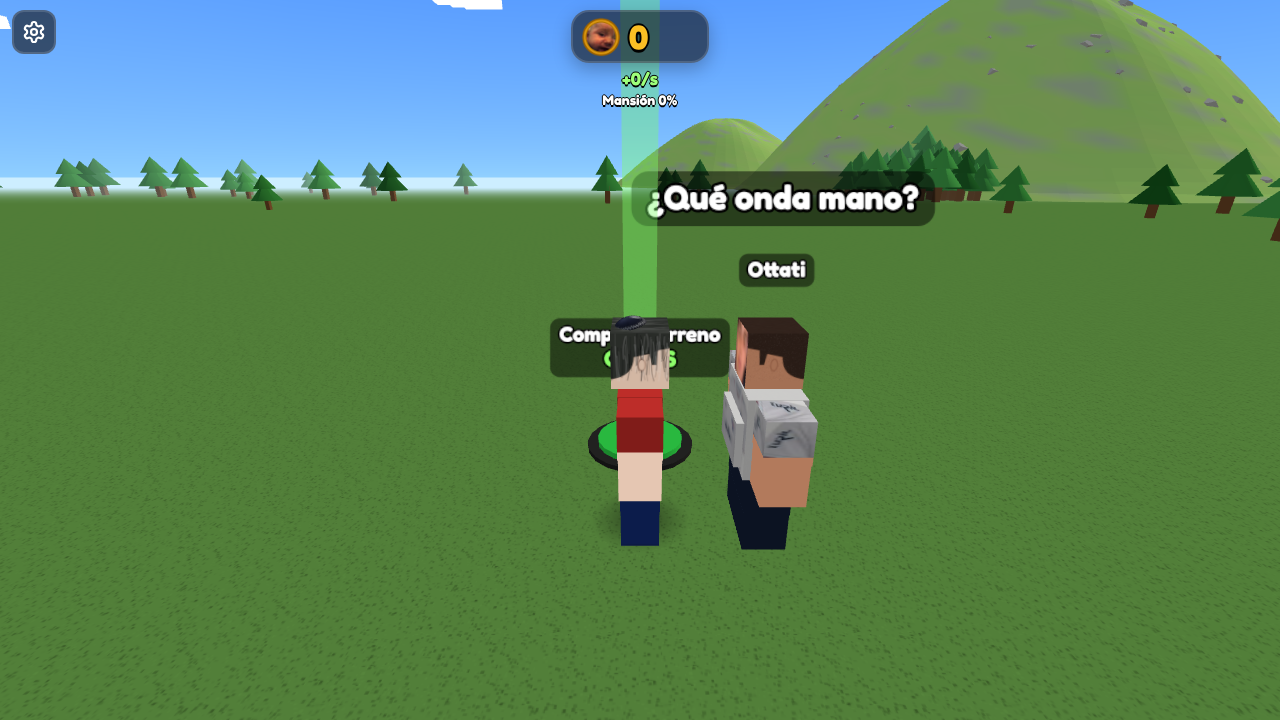
#> input picture ottati_juego.png, 1280 x 720 px
$ python boxer_supreme.py ../ottati_juego.png out.png
#> lines starting #> are read from the running program, lines starting #| are printed output that depends on the picture; after the words box and inside, x2 and y2 are one past the last pixel; in counts of white or black regions, pixels touching at a corner belong together
# Deja solo el boxer Supreme de la foto: saca el paquete que lo tapa (rellena con el blanco
# del boxer), saca el fondo negro y lo guarda con transparencia. Todo local.
# Uso: python3 herramientas/boxer_supreme.py <foto.jpeg> <salida.png>
import sys
import numpy as np
from PIL import Image, ImageFilter

im = Image.open(sys.argv[1]).convert('RGB')
#> im is the input picture: PIL image 1280x720 RGB; mean R, G, B 89.4, 132.8, 91.1
a = np.asarray(im).astype(int)
H, W = a.shape[:2]
#> H = 720; W = 1280
ys, xs = np.mgrid[0:H, 0:W]
# Borde izquierdo del boxer (el paquete lo tapa): recta de la cintura al pie de la pierna.
x_borde = 129 + (96 - 129) * (ys - 98) / (350 - 98)
derecha = xs >= x_borde
# Zona donde estaba el paquete encima del boxer: se pinta del blanco de la tela.
tapado = derecha & (ys >= 119) & (ys <= 346) & (xs <= 182)
blanco = np.median(a[200:300, 200:300].reshape(-1, 3), axis=0)
#> blanco = [81, 125, 56]
sombra = np.median(a[200:300, 175:185].reshape(-1, 3), axis=0)
#> sombra = [81, 125, 56]
out = a.astype(float).copy()
# Tela: un poco más oscura contra el borde (como el resto del boxer) y se funde con la foto
# en los últimos 14 píxeles para que no se note el corte.
tela = sombra + (blanco - sombra) * np.clip((xs - x_borde) / 40, 0, 1)[..., None]
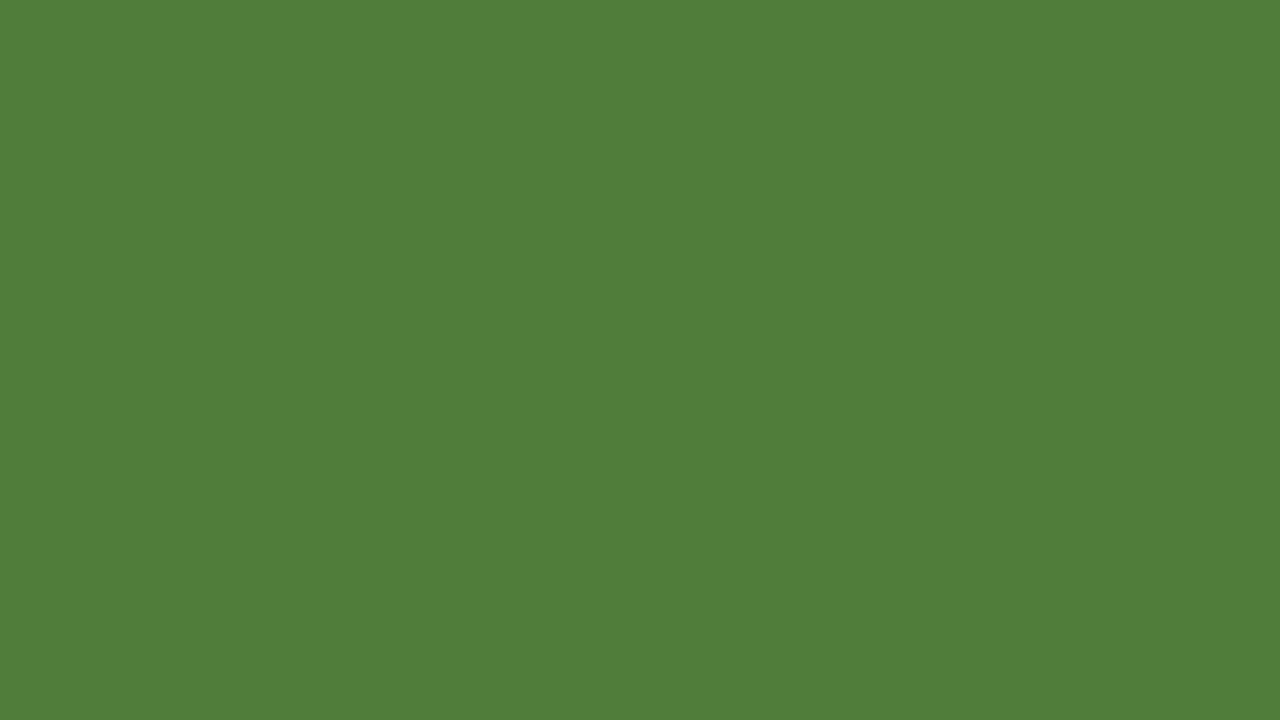
#> tela: shape (720, 1280, 3) float64; mean of channels 0, 1, 2 81, 125, 56; drawn as R, G, B
mezcla = np.clip((182 - xs) / 14, 0, 1)[..., None]
out = np.where(tapado[..., None], tela * mezcla + out * (1 - mezcla), out)
# Fondo negro afuera: transparente.
claro = a.max(axis=2) > 60
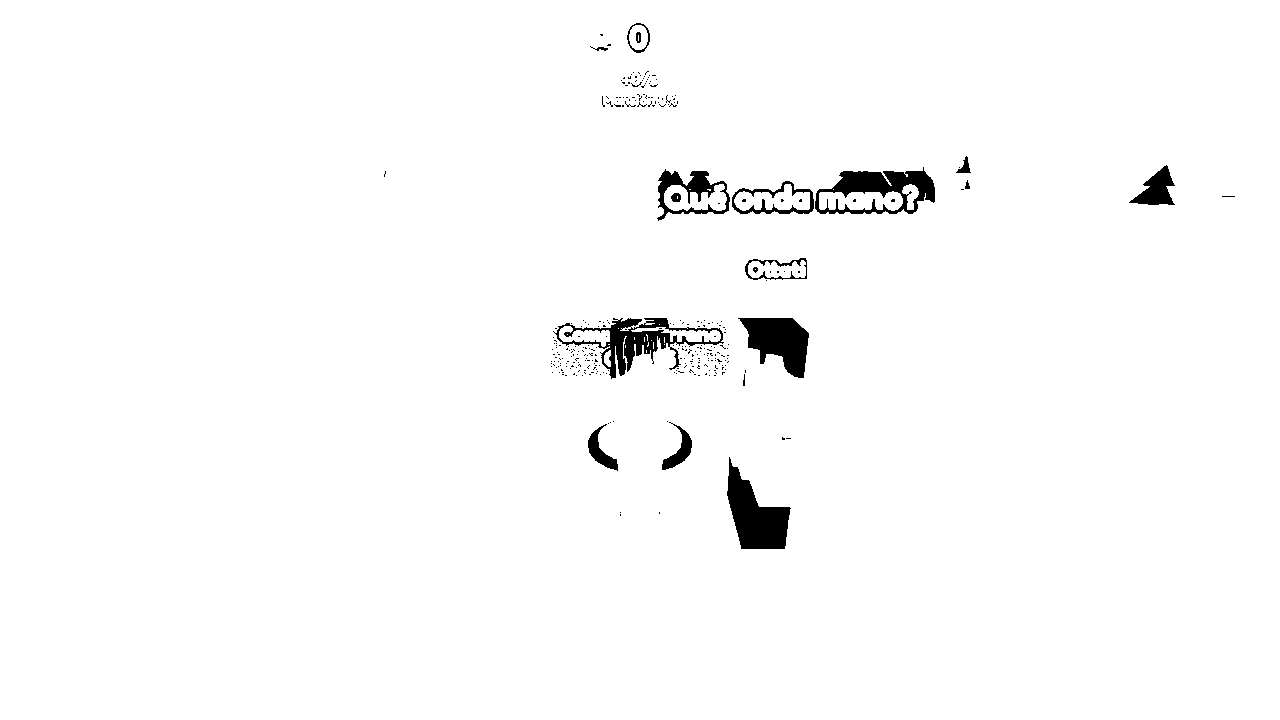
#> claro: shape (720, 1280) bool; 98.2% white; 304 black regions (287 under 20 px), largest, box (x1, y1, x2, y2) and area: (727, 457, 791, 549) 3036, (553, 318, 724, 379) 2799, (815, 167, 935, 214) 2666
alfa = ((claro & derecha) | tapado).astype(np.uint8) * 255
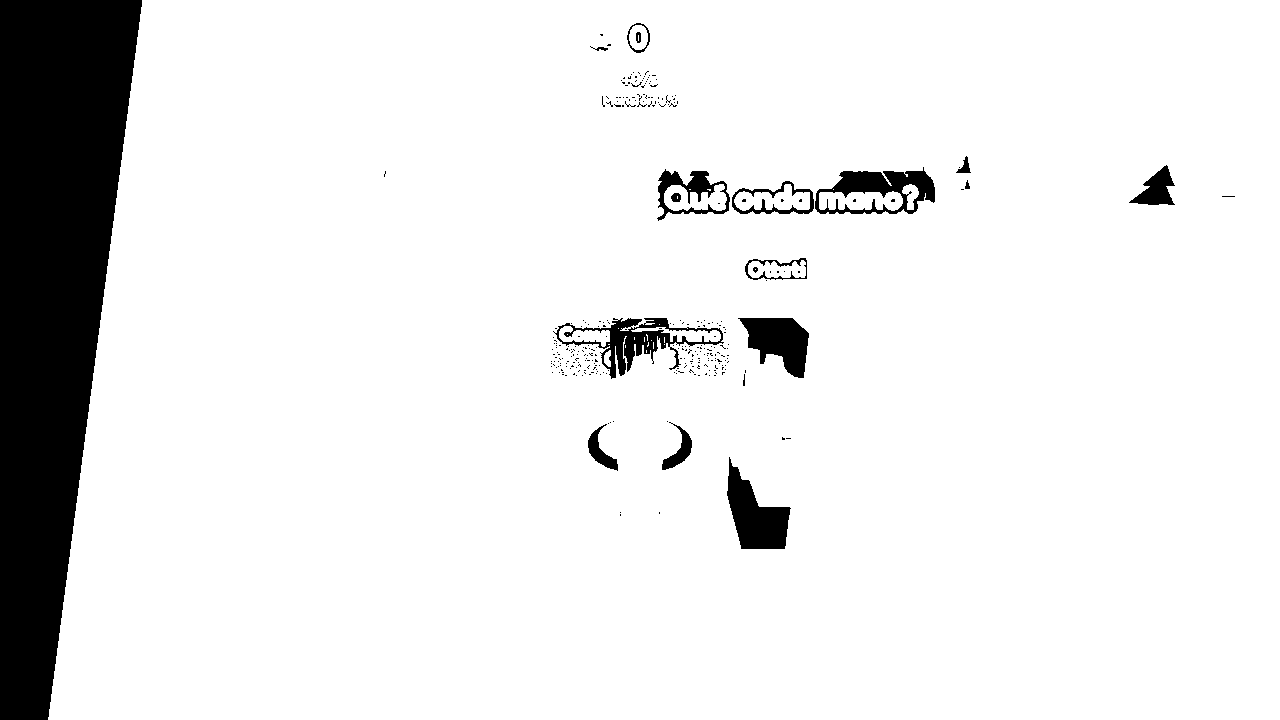
#> alfa: shape (720, 1280); 90.8% white; 305 black regions (287 under 20 px), largest, box (x1, y1, x2, y2) and area: (0, 0, 142, 720) 68579, (727, 457, 791, 549) 3036, (553, 318, 724, 379) 2799
m = Image.fromarray(alfa).filter(ImageFilter.MinFilter(3)).filter(ImageFilter.MaxFilter(3)).filter(ImageFilter.GaussianBlur(0.6))
res = Image.fromarray(np.clip(out, 0, 255).astype(np.uint8)).convert('RGBA')
res.putalpha(m)
res = res.crop(m.point(lambda v: 255 if v > 20 else 0).getbbox())
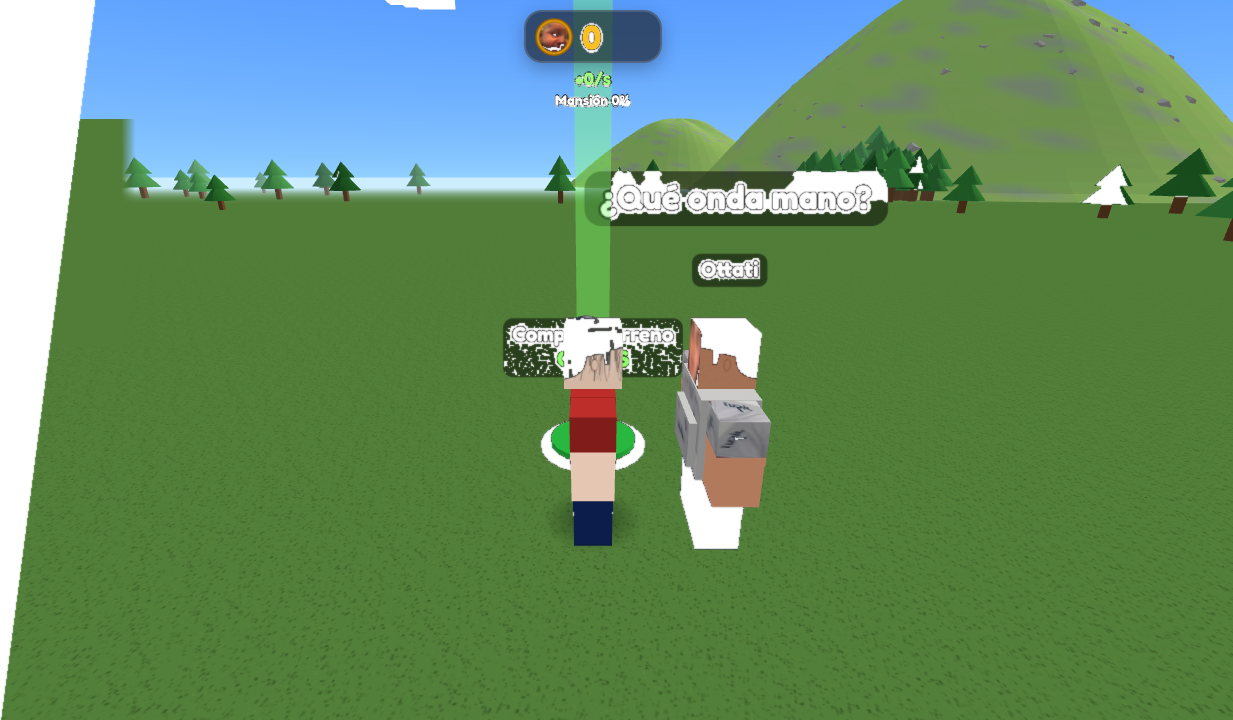
#> res: PIL image 1233x720 RGBA; mean R, G, B, A 89, 132.3, 89.9, 240; transparent parts drawn white
res.save(sys.argv[2], optimize=True)
print(res.size)
#| (1233, 720)
